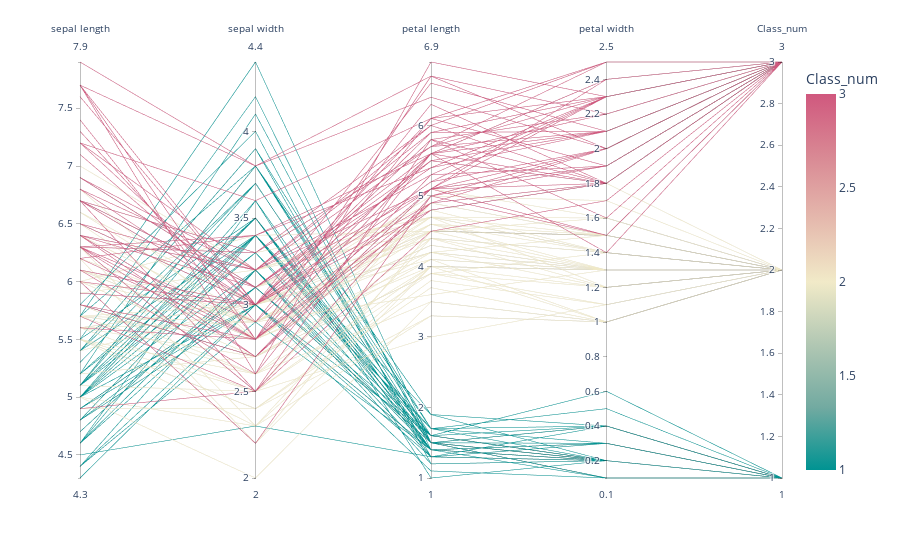

Notebook source saved alongside this figure:
### Code cell
fig = px.parallel_coordinates(iris, 
                              color = 'Class_num',
                              labels = ['sepal width', 'sepal length', 'petal width','petal length'],
                              color_continuous_scale = px.colors.diverging.Tealrose,
                              color_continuous_midpoint = 2)
fig.show()

### Figure 1 — Plotly figure (JSON) as saved in the notebook; plotly's stock layout.template omitted (floating-point values rounded to 4 significant figures; data arrays with more than 128 entries replaced by an {"elided": "..."} marker saying what was removed)
{"data": [{"dimensions": [{"label": "sepal length", "values": {"elided": "150 float values"}}, {"label": "sepal width", "values": {"elided": "150 float values"}}, {"label": "petal length", "values": {"elided": "150 float values"}}, {"label": "petal width", "values": {"elided": "150 float values"}}, {"label": "Class_num", "values": {"elided": "150 int values"}}], "domain": {"x": [0, 1], "y": [0, 1]}, "line": {"color": {"elided": "150 int values"}, "coloraxis": "coloraxis"}, "name": "", "type": "parcoords"}], "layout": {"coloraxis": {"cmid": 2, "colorbar": {"title": {"text": "Class_num"}}, "colorscale": [[0, "rgb(0, 147, 146)"], [0.1667, "rgb(114, 170, 161)"], [0.3333, "rgb(177, 199, 179)"], [0.5, "rgb(241, 234, 200)"], [0.6667, "rgb(229, 185, 173)"], [0.8333, "rgb(217, 137, 148)"], [1, "rgb(208, 88, 126)"]]}, "legend": {"tracegroupgap": 0}, "margin": {"t": 60}}}
